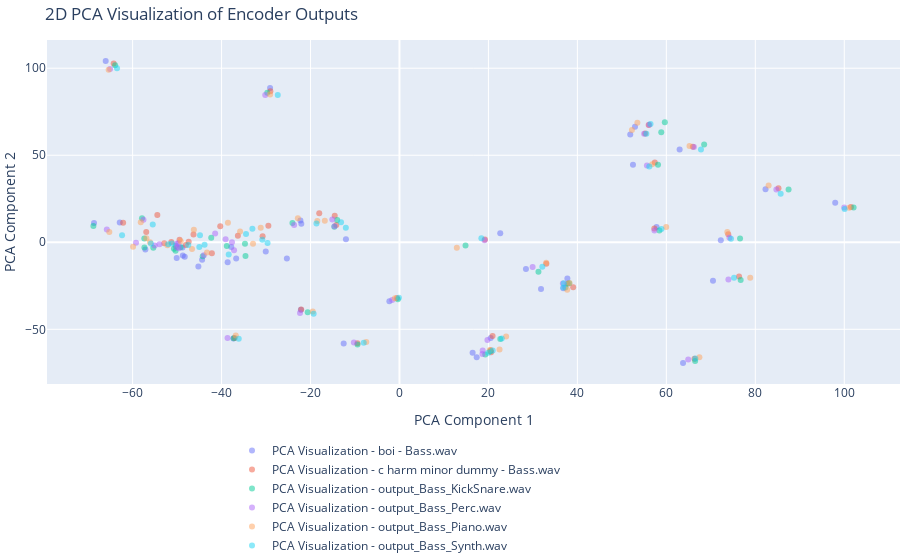

The cell this chart's notebook holds for it:
### Code cell
from sklearn.decomposition import PCA

def plot_pca(embeddings_list, song_names):
    fig = make_subplots(rows=1, cols=1, specs=[[{'type': 'scatter'}]])

    # Concatenate all embeddings into a single array
    all_embeddings = np.concatenate([emb.cpu().numpy() for emb in embeddings_list])

    # Apply PCA to reduce the dimensionality to 2D for all embeddings
    pca_result = PCA(n_components=2).fit_transform(all_embeddings)

    # Plot each song's PCA visualization separately
    start_index = 0
    for i, (encoder_outputs_tensor, song_name) in enumerate(zip(embeddings_list, song_names)):
        num_points = encoder_outputs_tensor.size(0)
        end_index = start_index + num_points

        scatter_trace = go.Scatter(
            x=pca_result[start_index:end_index, 0],
            y=pca_result[start_index:end_index, 1],
            mode='markers',
            marker=dict(opacity=0.5, colorscale='Viridis'),
            name=f'PCA Visualization - {song_name}'
        )

        fig.add_trace(scatter_trace)

        start_index = end_index

    fig.update_layout(
        xaxis=dict(title='PCA Component 1'),
        yaxis=dict(title='PCA Component 2'),
        title='2D PCA Visualization of Encoder Outputs',
        legend=dict(orientation='h', x=0.5, y=-0.15),
        height=700,
        margin=dict(l=0, r=0, b=0, t=40),
    )

    fig.show()
    
plot_pca(song_emb, song_list)

### Figure 1 — Plotly figure (JSON) as saved in the notebook; plotly's stock layout.template omitted (floating-point values rounded to 4 significant figures)
{"data": [{"marker": {"colorscale": [[0, "#440154"], [0.1111, "#482878"], [0.2222, "#3e4989"], [0.3333, "#31688e"], [0.4444, "#26828e"], [0.5556, "#1f9e89"], [0.6667, "#35b779"], [0.7778, "#6ece58"], [0.8889, "#b5de2b"], [1, "#fde725"]], "opacity": 0.5}, "mode": "markers", "name": "PCA Visualization - boi - Bass.wav", "type": "scatter", "x": [-29.09, -2.269, 63.75, 17.36, -25.31, -48.79, -66.05, -44.38, -48.28, -38.63, -57.13, -12.54, 20.51, -50.08, -37.34, -68.68, 31.82, -22.16, -22.27, 16.44, 37.75, -62.89, 72.25, 97.97, 82.3, -36.72, 28.44, -12.04, 70.48, -37.81, -30.07, 57.8, 62.99, -22.07, 51.89, -45.22, 52.95, -48.72, 52.5, 22.66], "y": [88.6, -33.9, -69.38, -66.09, -9.248, -3.016, 104.2, -10.08, -8.325, -11.52, -4.206, -58.14, -54.95, -9.039, -55.34, 11.12, -26.91, -38.82, 12.57, -63.4, -20.84, 11.37, 1.218, 22.75, 30.42, -9.25, -15.37, 1.701, -22.13, -2.741, -5.292, 8.746, 53.3, 10.68, 61.89, -13.94, 66.42, -7.528, 44.55, 5.119]}, {"marker": {"colorscale": [[0, "#440154"], [0.1111, "#482878"], [0.2222, "#3e4989"], [0.3333, "#31688e"], [0.4444, "#26828e"], [0.5556, "#1f9e89"], [0.6667, "#35b779"], [0.7778, "#6ece58"], [0.8889, "#b5de2b"], [1, "#fde725"]], "opacity": 0.5}, "mode": "markers", "name": "PCA Visualization - c harm minor dummy - Bass.wav", "type": "scatter", "x": [-29.03, -0.5581, 66.33, 20.59, -30.77, -51.3, -64.26, -48.02, -47.39, -42.18, -56.94, -9.452, 20.93, -52.88, -37.06, -62.13, 39.05, -22.1, -14.56, 20.53, 37.81, -54.44, 73.92, 101.5, 85.21, -36.33, 33.02, -14.2, 76.35, -40.3, -29.48, 57.3, 65.96, -18.04, 55.25, -49.44, 56.03, -46.31, 57.4, 19.21], "y": [86.77, -32.05, -66.84, -63.14, 3.408, 0.1139, 102.8, -1.575, 0.3005, -6.303, 5.872, -57.98, -53.84, -0.5119, -54.94, 11.28, -25.81, -38.66, 15.21, -62.03, -23.84, 15.64, 4.599, 20.21, 31.1, 3.68, -12.28, 9.858, -19.62, 9.208, 9.46, 7.848, 54.93, 16.72, 62.5, 1.48, 67.38, 4.439, 45.84, 1.646]}, {"marker": {"colorscale": [[0, "#440154"], [0.1111, "#482878"], [0.2222, "#3e4989"], [0.3333, "#31688e"], [0.4444, "#26828e"], [0.5556, "#1f9e89"], [0.6667, "#35b779"], [0.7778, "#6ece58"], [0.8889, "#b5de2b"], [1, "#fde725"]], "opacity": 0.5}, "mode": "markers", "name": "PCA Visualization - output_Bass_KickSnare.wav", "type": "scatter", "x": [-29.72, -0.3603, 66.47, 19.29, -34.62, -55.35, -63.93, -50.35, -49.22, -44.23, -57.37, -9.43, 22.67, -57.35, -37.26, -68.82, 37.29, -20.63, -14.0, 20.43, 38.16, -57.89, 76.57, 102.1, 87.48, -38.82, 31.25, -14.65, 76.71, -42.33, -34.74, 58.44, 68.5, -24.06, 58.86, -50.71, 59.66, -50.31, 58.13, 14.85], "y": [85.88, -32.77, -68.19, -64.51, -7.904, -3.103, 101.7, -4.811, -2.902, -8.056, 2.118, -58.71, -55.57, -3.059, -55.17, 9.413, -26.05, -40.22, 12.82, -62.62, -23.58, 13.74, 2.115, 19.97, 30.34, -2.134, -16.87, 8.989, -21.7, 2.531, -0.7827, 6.757, 56.21, 11.14, 63.28, -3.735, 68.93, -1.96, 44.56, -1.902]}, {"marker": {"colorscale": [[0, "#440154"], [0.1111, "#482878"], [0.2222, "#3e4989"], [0.3333, "#31688e"], [0.4444, "#26828e"], [0.5556, "#1f9e89"], [0.6667, "#35b779"], [0.7778, "#6ece58"], [0.8889, "#b5de2b"], [1, "#fde725"]], "opacity": 0.5}, "mode": "markers", "name": "PCA Visualization - output_Bass_Perc.wav", "type": "scatter", "x": [-30.18, -1.644, 64.92, 18.65, -37.19, -53.96, -65.07, -50.09, -50.11, -43.98, -59.23, -10.25, 19.78, -55.03, -38.65, -65.8, 36.84, -22.36, -15.1, 18.71, 36.74, -57.56, 74.19, 99.99, 84.74, -37.66, 29.93, -14.62, 73.96, -41.44, -39.09, 57.33, 66.19, -23.69, 55.01, -49.63, 56.14, -49.72, 55.63, 19.12], "y": [84.68, -33.11, -67.28, -64.13, -4.566, -1.154, 99.56, -2.796, -0.8888, -7.406, -0.3373, -57.61, -56.09, -1.85, -54.96, 7.337, -26.43, -40.69, 13.08, -62.13, -23.72, 12.98, 2.661, 19.94, 30.3, 0.07369, -14.23, 9.156, -21.43, 4.988, 1.768, 6.777, 54.72, 9.968, 62.38, -3.438, 67.59, -0.5537, 44.09, 1.125]}, {"marker": {"colorscale": [[0, "#440154"], [0.1111, "#482878"], [0.2222, "#3e4989"], [0.3333, "#31688e"], [0.4444, "#26828e"], [0.5556, "#1f9e89"], [0.6667, "#35b779"], [0.7778, "#6ece58"], [0.8889, "#b5de2b"], [1, "#fde725"]], "opacity": 0.5}, "mode": "markers", "name": "PCA Visualization - output_Bass_Piano.wav", "type": "scatter", "x": [-29.08, -1.026, 67.43, 20.32, -32.93, -56.09, -65.38, -52.17, -46.64, -43.28, -56.9, -7.467, 23.97, -59.9, -36.81, -65.24, 37.71, -19.5, -16.79, 22.5, 38.23, -58.17, 73.71, 101.1, 82.99, -35.84, 32.98, -18.47, 78.85, -38.57, -31.2, 59.97, 65.21, -22.85, 52.26, -49.19, 53.49, -46.23, 56.82, 12.89], "y": [84.92, -32.19, -66.05, -61.92, -0.8848, 0.048, 99.13, -1.684, -3.84, -5.845, 2.331, -57.34, -54.15, -2.553, -53.59, 5.945, -27.24, -39.76, 12.4, -61.61, -23.34, 11.47, 5.971, 19.86, 32.56, 6.197, -11.77, 12.28, -20.38, 11.23, 8.329, 8.834, 55.35, 13.76, 64.53, 0.6171, 68.7, 7.143, 44.79, -3.142]}, {"marker": {"colorscale": [[0, "#440154"], [0.1111, "#482878"], [0.2222, "#3e4989"], [0.3333, "#31688e"], [0.4444, "#26828e"], [0.5556, "#1f9e89"], [0.6667, "#35b779"], [0.7778, "#6ece58"], [0.8889, "#b5de2b"], [1, "#fde725"]], "opacity": 0.5}, "mode": "markers", "name": "PCA Visualization - output_Bass_Synth.wav", "type": "scatter", "x": [-27.36, -0.1288, 66.51, 19.98, -29.66, -52.0, -63.51, -47.49, -45.0, -38.39, -55.89, -8.035, 23.0, -51.17, -36.14, -62.38, 36.8, -19.3, -13.14, 20.95, 36.92, -55.47, 74.54, 100.1, 85.7, -30.84, 32.12, -12.06, 75.22, -34.5, -33.07, 58.9, 67.79, -18.67, 55.51, -43.82, 56.44, -44.85, 56.17, 18.41], "y": [84.63, -31.86, -66.73, -63.41, -0.3445, -1.117, 100.0, -1.606, -2.721, -6.958, -0.6541, -57.75, -55.28, -0.7407, -55.4, 4.061, -26.1, -41.03, 11.55, -62.17, -23.52, 10.24, 1.994, 19.08, 27.85, 1.429, -14.03, 8.365, -20.39, 4.694, 7.752, 7.613, 53.29, 10.79, 62.35, -1.443, 67.97, 4.069, 43.6, 2.256]}], "layout": {"autosize": true, "legend": {"orientation": "h", "x": 0.5, "y": -0.15}, "margin": {"b": 0, "l": 0, "r": 0, "t": 40}, "title": {"text": "2D PCA Visualization of Encoder Outputs"}, "xaxis": {"anchor": "y", "autorange": true, "domain": [0, 1], "range": [-79.08, 112.4], "title": {"text": "PCA Component 1"}, "type": "linear"}, "yaxis": {"anchor": "x", "autorange": true, "domain": [0, 1], "range": [-80.78, 115.6], "title": {"text": "PCA Component 2"}, "type": "linear"}}}
